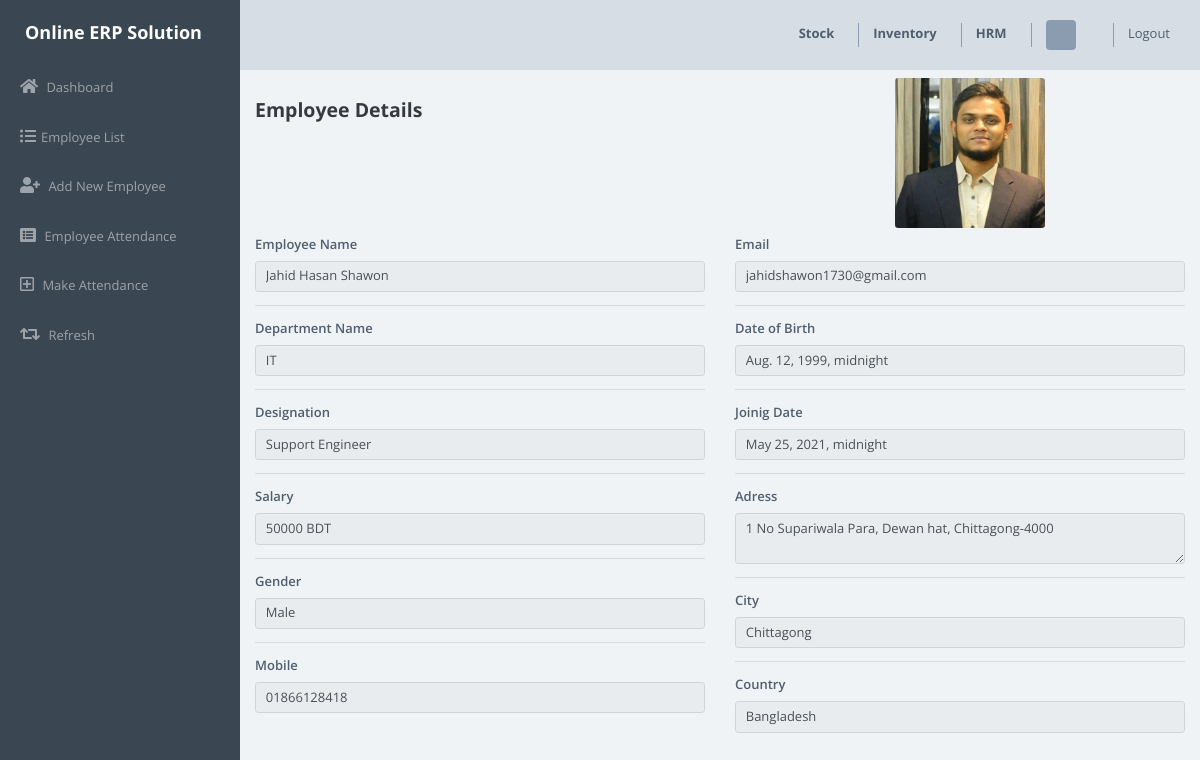
/hrm/employee/1/, run on the app's committed database.
### hrm_module/models.py (models this page shows, shortened)
class Employee(models.Model):
    GENDER = (
        ('Male', 'Male'),
        ('Female', 'Female')
    )
    CITY =(
        ('Dhaka', 'Dhaka'),
        ('Chittagong', 'Chittagong'),
        ('Khulna', 'Khulna'),
        ('Sylhet', 'Sylhet'),
        ('Rajshahi', 'Rajshahi'),
        ('Mymensingh', 'Mymensingh'),
        ('Barisal', 'Barisal'),
        ('Rangpur', 'Rangpur'),
        ('Comilla', 'Comilla'),
        ('Narayanganj', 'Narayanganj'),
        ('Gazipur', 'Gazipur'),
        ('Feni', 'Feni'),
        ('Cox Bazar', 'Cox Bazar'),
        )
    name = models.CharField(max_length=200,default='' , null=True)
    photo = models.ImageField(blank=True, upload_to='images/', default='', null=True)
    department = models.ForeignKey(Department, on_delete=models.SET_NULL, null=True, default='')
    designation = models.CharField(max_length=200,default='', null=True)
    salary = models.IntegerField(null=True)
    gender = models.CharField(max_length=50,default='', choices=GENDER, null=True)
    mobile = models.CharField(max_length=11,default='', null=True)
    email = models.EmailField(max_length=100,default='', null=True)
    dob = models.DateTimeField(null=True)
    joined_on =models.DateTimeField(null=True)
    address = models.TextField(default='', null=True)
    city = models.CharField(max_length=50, choices=CITY, default='', null=True)
    country = models.CharField(max_length=50,default='', null=True)

class Department(models.Model):
    name = models.CharField(max_length=200, default='', null=True)
    created_at = models.DateTimeField(auto_now_add=True)
    updated_at = models.DateTimeField(auto_now=True)
    def __str__(self):
        return str(self.name)

### hrm_module/views.py (the view)
# urls.py: path('employee/<str:id>/', views.employee_details, name='employee-details'),
def employee_details(request, id):
    single_employee = Employee.objects.get(pk=id)
    context ={
        'employee':single_employee,
    }
    return render(request, 'hrm/employeeDetails.html', context)

### templates/hrm/employeeDetails.html (shortened to what this page needs)
{% load static %}
{% include 'hrm/header.html' %}
{% include 'hrm/sidebar.html' %}
{% load crispy_forms_tags %}
<section class="py-5">
  <div class="container">
    <div class="row mt-5">
      <div class="col-lg-4"><h4 class="mt-4 font-weight-bold mt-2 text-dark">Employee Details</h4></div>
      <div class="col-lg-4"></div>
      <div class="col-lg-4"> <img src="{{employee.photo.url}}" class="img-fluid emp-photo rounded" alt=""></div>
    </div>
  <div class="row mt-2">
    <div class="col-lg-6">
      <label>Employee Name</label>
      <input type="text" class="form-control" value="{{employee.name}}" disabled>
        <hr>
      <label>Department Name</label>
      <input type="text" class="form-control" value="{{employee.department}}" disabled>
      <hr>
      <label>Designation</label>
      <input type="text" class="form-control" value="{{employee.designation}}" disabled>
      <hr>
      <label>Salary</label>
      <input type="text" class="form-control" value="{{employee.salary}} BDT" disabled>
      <hr>
      <label>Gender</label>
      <input type="text" class="form-control" value="{{employee.gender}}" disabled>
      <hr>
      <label>Mobile</label>
      <input type="text" class="form-control" value="{{employee.mobile}}" disabled>
    </div>
    <div class="col-lg-6">
      <label>Email</label>
      <input type="text" class="form-control" value="{{employee.email}}" disabled>
      <hr>
      <label>Date of Birth</label>
      <input type="text" class="form-control" value="{{employee.dob}}" disabled>
      <hr>
      <label>Joinig Date</label>
      <input type="text" class="form-control" value="{{employee.joined_on}}" disabled>
      <hr>
      <label>Adress</label>
      <textarea type="text" class="form-control" disabled>{{employee.address}}</textarea>
      <hr>
      <label>City</label>
      <input type="text" class="form-control" value="{{employee.city}}" disabled>
      <hr>
      <label>Country</label>
      <input type="text" class="form-control" value="{{employee.country}}" disabled>
    </div>
  </div>
</section>

### templates/hrm/header.html (style rules this page uses)
* { font-size: 13px; }

### templates/hrm/sidebar.html (style rules this page uses)
* { font-size: 13px; }

### templates/hrm/employeeDetails.html (style rules this page uses)
* { font-size: 13px; }
.emp-photo { height: 150px; width:150px; }

### data on the page
Employee: photo (picture), name "Jahid Hasan Shawon", department "IT", designation "Support Engineer", salary "50000 BDT", gender "Male", mobile "01866128418", email "jahidshawon1730@gmail.com", dob "Aug. 12, 1999, midnight", joined_on "May 25, 2021, midnight", address "1 No Supariwala Para, Dewan hat, Chittagong-4000", city "Chittagong", country "Bangladesh"
